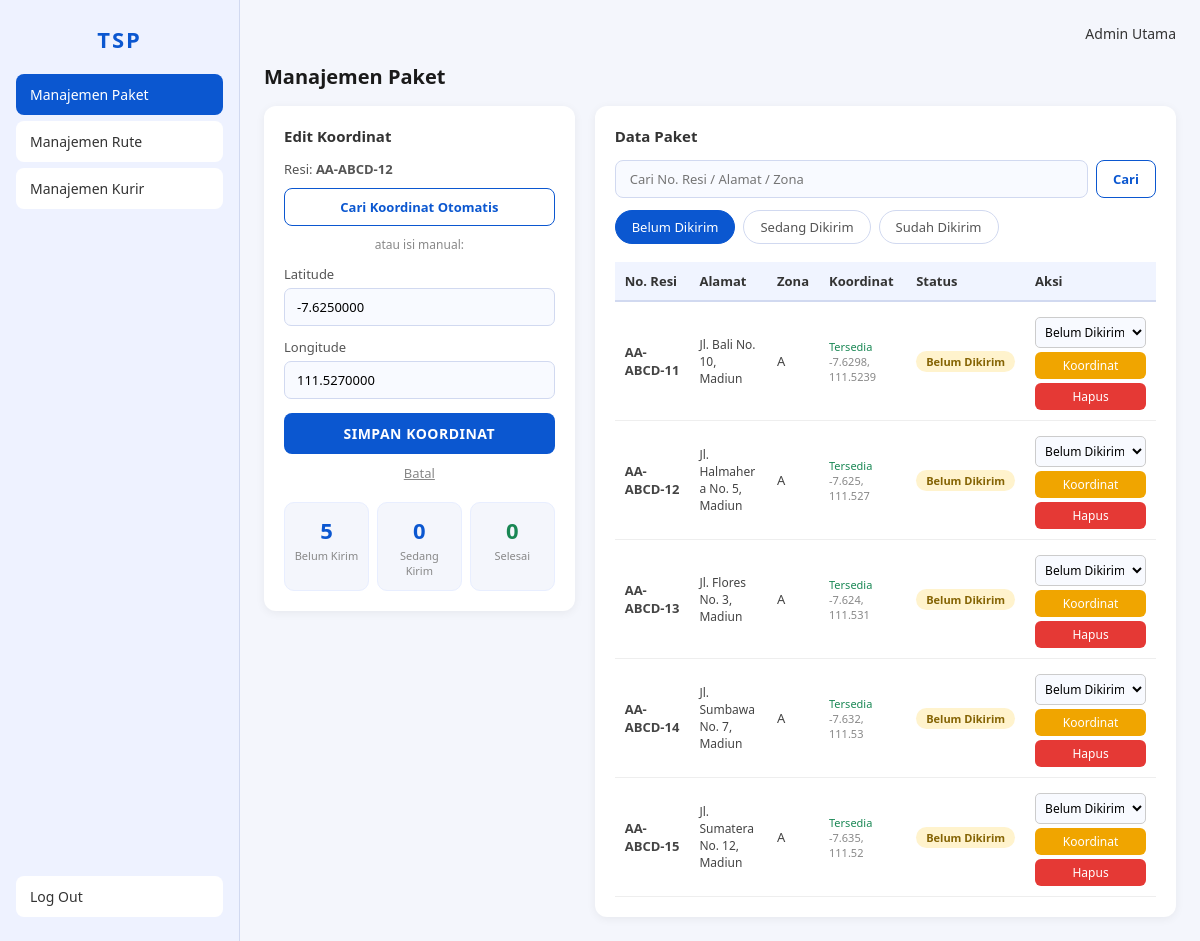
/admin.php?menu=paket&edit=2&tab=belum_dikirim (signed in), run on the app's committed database.
### tables this page shows
CREATE TABLE paket (
    id_paket   INT AUTO_INCREMENT PRIMARY KEY,
    no_resi    VARCHAR(20)   NOT NULL UNIQUE,
    alamat     TEXT          NOT NULL,
    zona       VARCHAR(50)   NOT NULL,
    latitude   DECIMAL(10,7) DEFAULT NULL,
    longitude  DECIMAL(10,7) DEFAULT NULL,
    status     ENUM('belum_dikirim','sedang_dikirim','sudah_dikirim') DEFAULT 'belum_dikirim',
    id_admin   INT           DEFAULT NULL,
    created_at TIMESTAMP DEFAULT CURRENT_TIMESTAMP,
    FOREIGN KEY (id_admin) REFERENCES admin(id_admin) ON DELETE SET NULL
);

### manajemen_paket.php (the view, shortened to what this page needs)
<?php
require_once 'koneksi.php';
$id_admin   = $_SESSION['id_admin'];
$tab    = $_GET['tab']    ?? 'belum_dikirim';
$search = trim($_GET['search'] ?? '');
$page   = max(1, (int)($_GET['page'] ?? 1));
$limit  = 8; $offset = ($page - 1) * $limit;
$where  = "WHERE status=?"; $params = [$tab]; $types = 's';
$ds = $conn->prepare("SELECT * FROM paket $where ORDER BY created_at DESC LIMIT ? OFFSET ?");
$params[] = $limit; $params[] = $offset; $types .= 'ii';
$ds->bind_param($types, ...$params); $ds->execute();
$paket_list = $ds->get_result()->fetch_all(MYSQLI_ASSOC); $ds->close();
$stat = [];
foreach (['belum_dikirim','sedang_dikirim','sudah_dikirim'] as $s) {
    $stat[$s] = $conn->query("SELECT COUNT(*) FROM paket WHERE status='$s'")->fetch_row()[0];
}
$edit_data = null;
if (isset($_GET['edit'])) {
    $eid = (int)$_GET['edit'];
    $es  = $conn->prepare("SELECT * FROM paket WHERE id_paket=? AND id_admin=?");
    $es->bind_param('ii', $eid, $id_admin); $es->execute();
    $edit_data = $es->get_result()->fetch_assoc(); $es->close();
}
$tab_labels = ['belum_dikirim'=>'Belum Dikirim','sedang_dikirim'=>'Sedang Dikirim','sudah_dikirim'=>'Sudah Dikirim'];
$badge_map  = ['belum_dikirim'=>['badge-belum','Belum Dikirim'],'sedang_dikirim'=>['badge-sedang','Sedang Dikirim'],'sudah_dikirim'=>['badge-sudah','Sudah Dikirim']];
?>
<h2 class="page-title">Manajemen Paket</h2>
<div class="panel-container">
<div class="panel-left">
<?php if ($edit_data): ?>
    <h3>Edit Koordinat</h3>
    <p style="font-size:13px;color:#555;margin-bottom:10px;">
        Resi: <strong><?= htmlspecialchars($edit_data['no_resi']) ?></strong>
    </p>
    <form method="POST" action="?menu=paket&tab=<?= $tab ?>" style="margin-bottom:10px;">
        <button type="submit" class="btn-secondary" style="width:100%;margin:0;">Cari Koordinat Otomatis</button>
    </form>
    <p style="font-size:12px;color:#888;margin-bottom:10px;text-align:center;">atau isi manual:</p>
    <form method="POST" action="?menu=paket&tab=<?= $tab ?>">
        <label>Latitude</label>
        <input type="number" step="0.0000001" name="latitude"  value="<?= $edit_data['latitude'] ?>"  required>
        <label>Longitude</label>
        <input type="number" step="0.0000001" name="longitude" value="<?= $edit_data['longitude'] ?>" required>
        <button type="submit" class="btn-primary">SIMPAN KOORDINAT</button>
    </form>
    <a href="?menu=paket&tab=<?= $tab ?>" style="display:block;text-align:center;margin-top:10px;font-size:13px;color:#888;">Batal</a>
<?php endif; ?>
    <div class="stat-row">
        <div class="stat-card"><div class="stat-num"><?= $stat['belum_dikirim'] ?></div><div class="stat-label">Belum Kirim</div></div>
        <div class="stat-card"><div class="stat-num" style="color:#0b57d0;"><?= $stat['sedang_dikirim'] ?></div><div class="stat-label">Sedang Kirim</div></div>
        <div class="stat-card"><div class="stat-num" style="color:#198754;"><?= $stat['sudah_dikirim'] ?></div><div class="stat-label">Selesai</div></div>
    </div>
</div>
<div class="panel-right">
    <h3>Data Paket</h3>
    <form method="GET" style="display:flex;gap:8px;margin-bottom:12px;">
        <input type="text" name="search" class="search-input" placeholder="Cari No. Resi / Alamat / Zona"
               value="<?= htmlspecialchars($search) ?>" style="margin:0;flex:1;">
        <button type="submit" class="btn-secondary" style="width:auto;padding:9px 16px;margin:0;">Cari</button>
    </form>
    <div class="tabs">
        <?php foreach ($tab_labels as $key => $label): ?>
            <a href="?menu=paket&tab=<?= $key ?><?= $search ? '&search='.urlencode($search) : '' ?>"
               class="tab <?= $tab===$key ? 'active' : '' ?>" style="text-decoration:none;"><?= $label ?></a>
        <?php endforeach; ?>
    </div>
    <?php if (empty($paket_list)): ?>
        <p style="text-align:center;color:#aaa;padding:40px 0;">Tidak ada data paket.</p>
    <?php else: ?>
    <div style="overflow-x:auto;">
    <table class="data-table">
        <thead><tr><th>No. Resi</th><th>Alamat</th><th>Zona</th><th>Koordinat</th><th>Status</th><th>Aksi</th></tr></thead>
        <tbody>
        <?php foreach ($paket_list as $p): ?>
        <tr>
            <td><strong><?= htmlspecialchars($p['no_resi']) ?></strong></td>
            <td style="max-width:180px;font-size:12px;word-break:break-word;">
                <?= htmlspecialchars(substr($p['alamat'],0,60)) ?><?= strlen($p['alamat'])>60 ? '...' : '' ?>
            </td>
            <td><?= htmlspecialchars($p['zona']) ?></td>
            <td style="font-size:11px;">
                <?php if ($p['latitude']): ?>
                    <span style="color:#198754;">Tersedia</span><br>
                    <span style="color:#888;"><?= round($p['latitude'],5) ?>, <?= round($p['longitude'],5) ?></span>
                <?php else: ?>
                    <span style="color:#dc3545;">Belum ada</span>
                <?php endif; ?>
            </td>
            <td>
                <?php [$bc,$bl] = $badge_map[$p['status']]; ?>
                <span class="badge <?= $bc ?>"><?= $bl ?></span>
            </td>
            <td>
                <div style="display:flex;flex-direction:column;gap:4px;min-width:110px;">
                    <form method="POST" action="?menu=paket&tab=<?= $tab ?>&page=<?= $page ?>">
                        <select name="status" onchange="this.form.submit()"
                                style="width:100%;font-size:12px;padding:5px;border-radius:5px;border:1px solid #ccc;">
                            <option value="belum_dikirim"  <?= $p['status']=='belum_dikirim'  ? 'selected':'' ?>>Belum Dikirim</option>
                        </select>
                    </form>
                    <a href="?menu=paket&edit=<?= $p['id_paket'] ?>&tab=<?= $tab ?>"
                       class="btn-sm btn-edit" style="text-align:center;text-decoration:none;">Koordinat</a>
                    <form method="POST" action="?menu=paket&tab=<?= $tab ?>&page=<?= $page ?>"
                          onsubmit="return confirm('Hapus paket ini?')">
                        <button type="submit" class="btn-sm btn-hapus" style="width:100%;">Hapus</button>
                    </form>
                </div>
            </td>
        </tr>
        <?php endforeach; ?>
        </tbody>
    </table>
    </div>
    <?php endif; ?>
</div>
</div>

### style.css (style rules this page uses)
* { margin: 0; padding: 0; box-sizing: border-box; font-family: 'Segoe UI', Tahoma, sans-serif; }
body { background-color: #f4f6fc; }
.page-title { font-size: 20px; font-weight: 600; color: #1a1a1a; margin-bottom: 16px; }
.panel-container { display: flex; gap: 20px; flex-wrap: wrap; align-items: flex-start; }
.panel-left { background: white; padding: 20px; border-radius: 12px; flex: 1; min-width: 260px; box-shadow: 0 2px 10px rgba(0, 0, 0, 0.06); }
.panel-right { background: white; padding: 20px; border-radius: 12px; flex: 2; min-width: 340px; box-shadow: 0 2px 10px rgba(0, 0, 0, 0.06); }
.panel-left h3, .panel-right h3 { font-size: 15px; font-weight: 600; color: #333; margin-bottom: 14px; }
form label { display: block; margin-top: 12px; font-size: 13px; font-weight: 500; color: #555; }
form input, form select, form textarea { width: 100%; padding: 9px 12px; margin-top: 5px; border: 1px solid #d1d9f0; border-radius: 7px; background: #f8faff; font-size: 13px; transition: border 0.2s; }
.btn-primary { background: #0b57d0; color: white; border: none; padding: 11px 16px; width: 100%; border-radius: 8px; margin-top: 14px; cursor: pointer; font-size: 14px; font-weight: 600; letter-spacing: 0.5px; transition: background 0.2s; }
.btn-secondary { background: white; color: #0b57d0; border: 1px solid #0b57d0; padding: 9px 16px; border-radius: 8px; cursor: pointer; font-size: 13px; font-weight: 600; transition: background 0.2s; text-decoration: none; display: inline-block; }
.btn-sm { padding: 5px 10px; font-size: 12px; border-radius: 6px; border: none; cursor: pointer; font-weight: 500; }
.btn-edit { background: #f0a500; color: white; }
.btn-hapus { background: #e53935; color: white; }
.data-table { width: 100%; border-collapse: collapse; margin-top: 4px; font-size: 13px; }
.data-table th { background: #f0f4ff; color: #333; padding: 10px; text-align: left; border-bottom: 2px solid #d1d9f0; font-weight: 600; white-space: nowrap; }
.data-table td { padding: 10px; border-bottom: 1px solid #eee; color: #444; vertical-align: middle; }
.badge { display: inline-block; padding: 3px 10px; border-radius: 12px; font-size: 11px; font-weight: 600; white-space: nowrap; }
.badge-belum { background: #fff3cd; color: #856404; }
.tabs { display: flex; gap: 8px; margin-bottom: 14px; flex-wrap: wrap; }
.tab { padding: 7px 16px; border-radius: 20px; font-size: 13px; font-weight: 500; cursor: pointer; border: 1px solid #d1d9f0; background: white; color: #555; transition: all 0.2s; user-select: none; }
.tab.active { background: #0b57d0; color: white; border-color: #0b57d0; }
.search-input { width: 100%; padding: 9px 14px; border: 1px solid #d1d9f0; border-radius: 8px; font-size: 13px; margin-bottom: 12px; background: #f8faff; }
.stat-row { display: flex; gap: 8px; margin-top: 20px; }
.stat-card { background: #f4f6fc; border-radius: 10px; padding: 12px 8px; flex: 1; text-align: center; border: 1px solid #e8eeff; }
.stat-card .stat-num { font-size: 22px; font-weight: 700; color: #0b57d0; }
.stat-card .stat-label { font-size: 11px; color: #888; margin-top: 3px; }

### data on the page
paket: no_resi "AA-ABCD-12", latitude "-7.6250000", longitude "111.5270000", alamat "Jl. Halmahera No. 5, Madiun", zona "A", latitude "-7.625", longitude "111.527", bl "Belum Dikirim", status "Belum Dikirim"
paket: no_resi "AA-ABCD-11", alamat "Jl. Bali No. 10, Madiun", zona "A", latitude "-7.6298", longitude "111.5239", bl "Belum Dikirim", status "Belum Dikirim"
paket: no_resi "AA-ABCD-13", alamat "Jl. Flores No. 3, Madiun", zona "A", latitude "-7.624", longitude "111.531", bl "Belum Dikirim", status "Belum Dikirim"
paket: no_resi "AA-ABCD-14", alamat "Jl. Sumbawa No. 7, Madiun", zona "A", latitude "-7.632", longitude "111.53", bl "Belum Dikirim", status "Belum Dikirim"
paket: no_resi "AA-ABCD-15", alamat "Jl. Sumatera No. 12, Madiun", zona "A", latitude "-7.635", longitude "111.52", bl "Belum Dikirim", status "Belum Dikirim"

### other printed values
$_SESSION['nama'] "Admin Utama"
$stat['belum_dikirim'] "5"
$stat['sedang_dikirim'] "0"
$stat['sudah_dikirim'] "0"
$label "Belum Dikirim"
$label "Sedang Dikirim"
$label "Sudah Dikirim"
